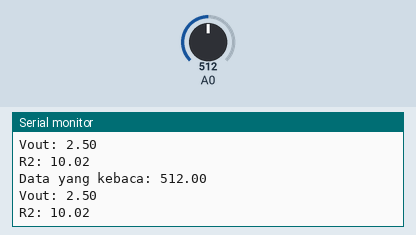
This sketch was run on a simulated Arduino Uno, built with avr-gcc and run on an emulated ATmega328P. Parts: the last lines printed to the serial monitor. The test bench sets the inputs (shaded band); at power-on: A0 = 512.

Above: at 1.8 s.
1.9 s: A0 set to 1008
At 2.6 s:
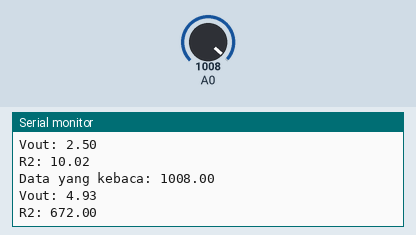
3.4 s: A0 set to 1023
At 4.8 s:
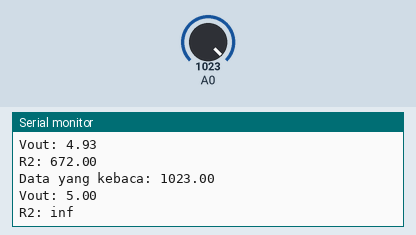
Timing chart, 0 to 6.4 s (numbered marks = the images above; inputs shaded):
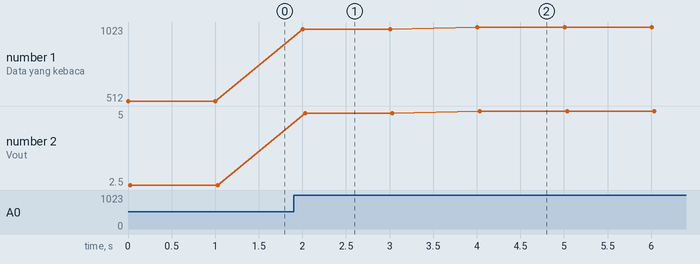

The sketch:

OhmMeter.ino
```cpp
float V;
float Vin = 5;
float Vout= 0;
float R1= 10;
float R2= 0;


void setup()
{
Serial.begin(9600);
}

void loop()
{
V= analogRead(A0);
Serial.print("Data yang kebaca: ");
Serial.println(V);
Vout= (V*Vin)/1023;
Serial.print("Vout: ");
Serial.println(Vout);

R2= (Vout*R1)/(Vin-Vout);

Serial.print("R2: ");

Serial.println(R2);

delay(1000);


}
```

Measured:
- the behaviour switches between 1022 and 1023 on A0 (found by bisection; images 1 and 2)
- after the input at 1.9 s, the serial monitor: prints a new line after 0.10 s (image 1)
- after the input at 3.4 s, the serial monitor: prints a new line after 0.61 s (image 2)
- plotted number 1: 512 → 1008 after the input at 1.9 s, 1008 → 1023 after the input at 3.4 s
- plotted number 2: 2.5 → 4.93 after the input at 1.9 s, 4.93 → 5 after the input at 3.4 s
